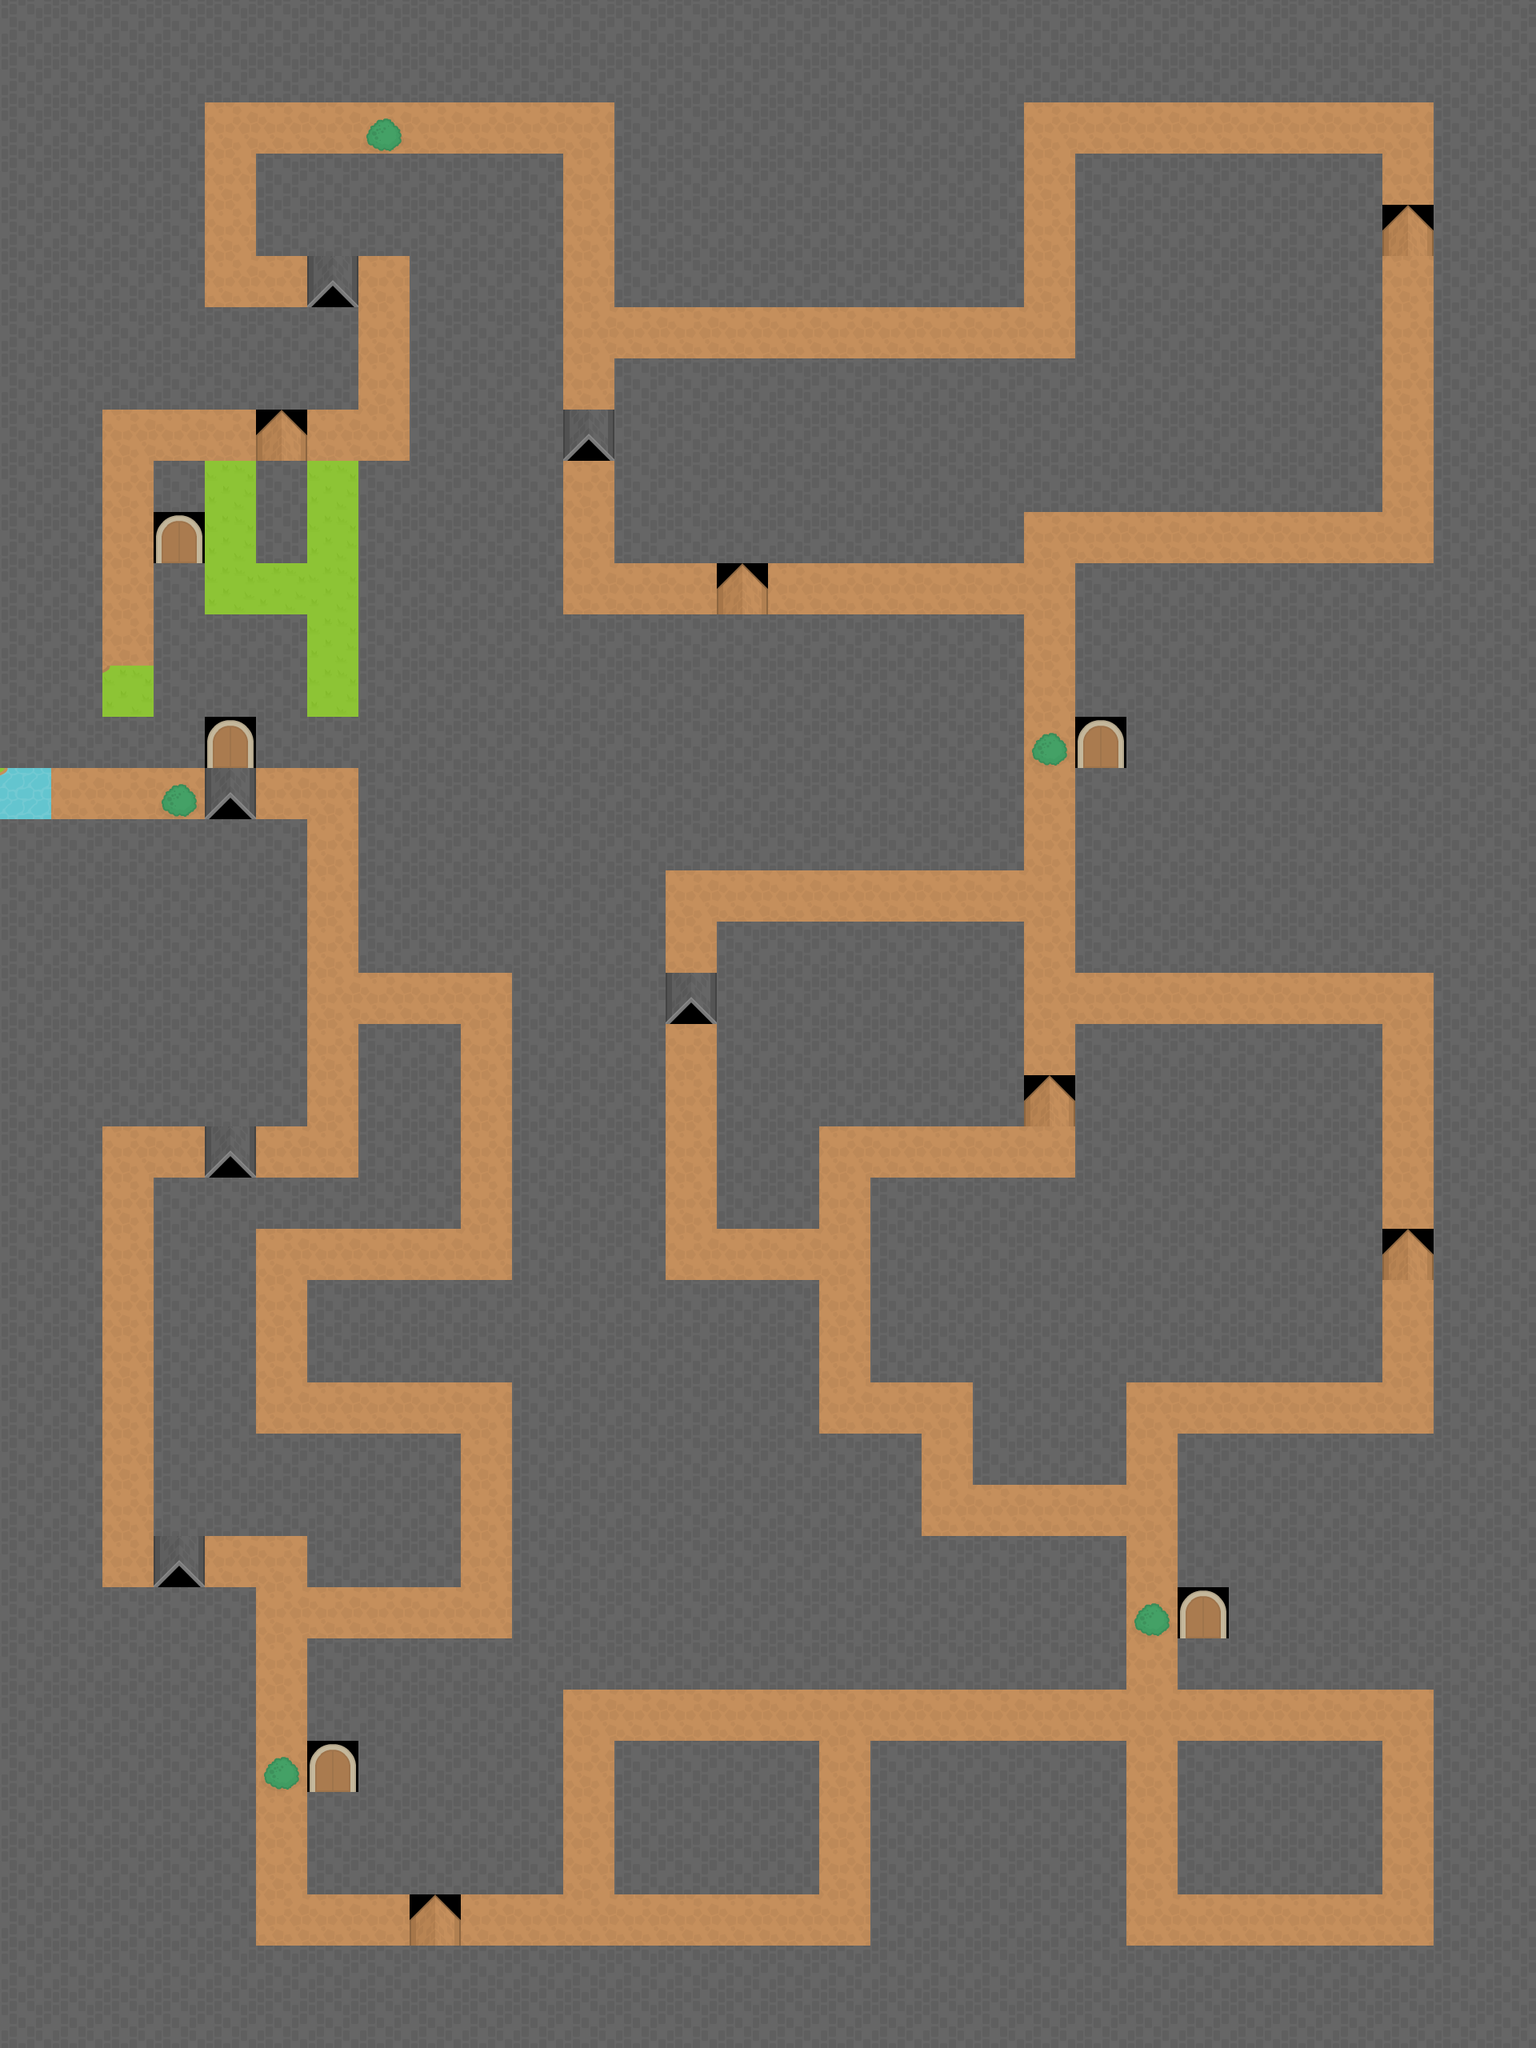

Rendered tile map (Tiled .tmx) drawn with the repository's tilesets; below, a short description and the map source with its tile grids summarised:
An orthogonal 30x40 tile map with 64x64 px tiles, 5 tile layers (Walls, Road, StoryTile, DownTrap, ...) and 61 objects.

<map version="1.2" tiledversion="1.2.2" orientation="orthogonal" renderorder="right-down" width="30" height="40" tilewidth="64" tileheight="64" infinite="0" nextlayerid="14" nextobjectid="89">
 <tileset firstgid="1" source="TemporaryTileset.tsx" />
 <layer id="7" name="Walls" width="30" height="40">
  <data>[1200 cells, 944 non-empty, 3 distinct tile ids]</data>
 </layer>
 <layer id="9" name="Road" width="30" height="40">
  <data>[1200 cells, 244 non-empty, 3 distinct tile ids]</data>
 </layer>
 <layer id="12" name="StoryTile" width="30" height="40">
  <data>[1200 cells, 5 non-empty, 1 distinct tile ids]</data>
 </layer>
 <layer id="10" name="DownTrap" width="30" height="40">
  <data>[1200 cells, 6 non-empty, 1 distinct tile ids]</data>
 </layer>
 <layer id="11" name="UpTrap" width="30" height="40">
  <data>[1200 cells, 6 non-empty, 1 distinct tile ids]</data>
 </layer>
 <objectgroup id="13" name="Level_change">
  <object id="85" x="222" y="461.333">
   <point />
  </object>
  <object id="88" x="161" y="685">
   <point />
  </object>
 </objectgroup>
 <objectgroup color="#80006400" id="3" name="WallLayer1" opacity="0.47">
  <object id="14" x="194" y="579" width="506" height="379" />
  <object id="15" x="518" y="192" width="184" height="400" />
  <object id="16" x="322" y="195" width="286" height="123" />
  <object id="17" x="2" y="895.636" width="187" height="60.3636" />
  <object id="18" x="0" y="62" width="252" height="446" />
  <object id="19" x="58" y="480" width="68" height="420.606" />
  <object id="20" x="240" y="389" width="205" height="119" />
  <object id="21" x="194" y="2" width="728" height="122" />
  <object id="22" x="772" y="128" width="510" height="252" />
  <object id="23" x="1216" y="-2" width="608" height="130" />
  <object id="24" x="773" y="453" width="505" height="247" />
  <object id="25" x="1344" y="194" width="382" height="444" />
  <object id="26" x="1258" y="448" width="122" height="190" />
  <object id="27" x="1792" y="100" width="66" height="804" />
  <object id="28" x="1792" y="890" width="64" height="1600" />
  <object id="29" x="1346" y="706" width="454" height="510" />
  <object id="30" x="1090" y="1470" width="636" height="258" />
  <object id="31" x="1218" y="1726" width="192" height="128" />
  <object id="33" x="1344" y="1280" width="382" height="204" />
  <object id="34" x="898" y="1152" width="380" height="254" />
  <object id="35" x="900" y="1406" width="122" height="128" />
  <object id="36" x="1472" y="1794" width="320" height="316" />
  <object id="37" x="1472" y="2174" width="254" height="194" />
  <object id="38" x="770" y="2174" width="254" height="192" />
  <object id="39" x="1090" y="2176" width="316" height="266" />
  <object id="40" x="274" y="2428" width="1546" height="46" />
  <object id="41" x="384" y="2050" width="318" height="316" />
  <object id="42" x="640" y="1916" width="766" height="198" />
  <object id="43" x="386" y="1600" width="634" height="130" />
  <object id="44" x="642" y="1786" width="508" height="146" />
  <object id="45" x="638" y="1706" width="384" height="108" />
  <object id="46" x="382" y="1788" width="196" height="194" />
  <object id="47" x="322" y="1792" width="64" height="128" />
  <object id="48" x="194" y="1540" width="128" height="382" />
  <object id="49" x="192" y="1472" width="386" height="64" />
  <object id="50" x="450" y="1278" width="126" height="202" />
  <object id="52" x="118" y="1984" width="202" height="458" />
  <object id="53" x="60" y="1392" width="68" height="618" />
  <object id="54" x="-2" y="1030.67" width="384" height="375.333" />
  <object id="55" x="448" y="952" width="382" height="264" />
  <object id="56" x="678" y="773" width="600" height="311" />
  <object id="57" x="640" y="1196" width="190" height="450" />
 </objectgroup>
 <objectgroup color="#ffff00" id="8" name="Story_tiles">
  <object id="70" x="480.969" y="172.758">
   <point />
  </object>
  <object id="71" x="1315.15" y="933.333">
   <point />
  </object>
  <object id="72" x="1439.39" y="2030.3">
   <point />
  </object>
  <object id="73" x="354.545" y="2218.18">
   <point />
  </object>
  <object id="74" x="226.848" y="1000.97">
   <point />
  </object>
 </objectgroup>
 <objectgroup color="#ff0000" id="5" name="Down_trap">
  <object id="59" x="736" y="548">
   <point />
  </object>
  <object id="60" x="860" y="1256">
   <point />
  </object>
  <object id="61" x="284" y="1456">
   <point />
  </object>
  <object id="62" x="220" y="1964">
   <point />
  </object>
  <object id="81" x="417" y="365">
   <point />
  </object>
  <object id="83" x="288" y="1001">
   <point />
  </object>
 </objectgroup>
 <objectgroup color="#0000ff" id="4" name="Up_trap">
  <object id="64" x="924" y="748">
   <point />
  </object>
  <object id="65" x="1756" y="296">
   <point />
  </object>
  <object id="66" x="1312" y="1392">
   <point />
  </object>
  <object id="67" x="1764" y="1584">
   <point />
  </object>
  <object id="68" x="540" y="2416">
   <point />
  </object>
  <object id="82" x="351" y="560">
   <point />
  </object>
 </objectgroup>
</map>
